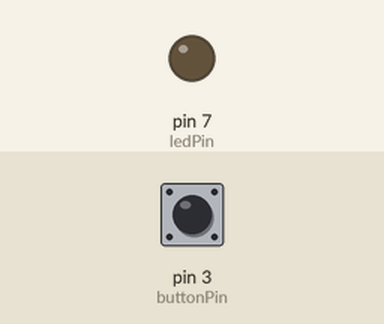
The sketch below on a simulated Arduino Uno, built with avr-gcc and run on an emulated ATmega328P. Shown: output pins drawn as LEDs (lit = HIGH). Inputs (shaded band) come from the test bench; at power-on: pin 3 (buttonPin) LOW.

Above: at 1.2 s.
1.3 s: pin 3 (buttonPin) pulled HIGH for 0.15 s
At 1.37 s:
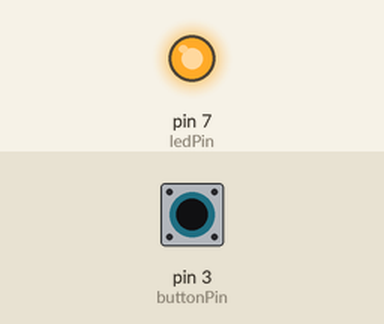
2.9 s: pin 3 (buttonPin) pulled HIGH for 3.2 s
At 6.6 s:
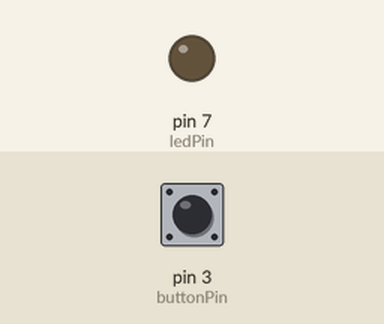
Timing chart, 0 to 8.1 s (numbered marks = the images above; inputs shaded):
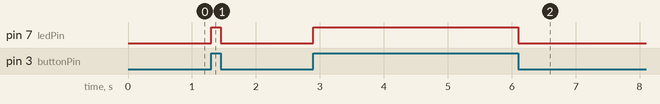

The sketch:

1_Green_Light_Red_Light.ino
```cpp
// Variable contains the digital pin number for the LED (Red)
const int ledPin = 7;
// Variable contains the digital pin number for the LED (Green)
const int ledPinGreen = 11;
// Variable contains the digital pin number for the Button
const int buttonPin = 3;

// Variable used to contain the state of the button press
int buttonState = 0;

void setup() {
  // put your setup code here, to run once:
  pinMode(buttonPin, INPUT);
  pinMode(ledPin, OUTPUT);

  // Used to turn the green light on
    // Makes it so that we always have it on
  digitalWrite(ledPinGreen, HIGH);

  // Used to initalize the monitor so we can output text to the terminal
  Serial.begin(9600);
}

void loop() {
  // put your main code here, to run repeatedly:

  // read the state of the button value
  buttonState = digitalRead(buttonPin);

  // If condition used to check that if the button has been pressed, then we turn the red light off and the green one on
  if (buttonState == HIGH) {
    digitalWrite(ledPin, HIGH);
    digitalWrite(ledPinGreen, LOW);
  }
  // Else condition used to set the red light off and the green one on if the button is not pressed
  else if (buttonState == LOW) {
    digitalWrite(ledPin, LOW);
    digitalWrite(ledPinGreen, HIGH);
  }
}
```

Measured:
- after the input at 1.3 s, pin 7 (ledPin): LOW → HIGH at once, → LOW 0.15 s later
- after the input at 2.9 s, pin 7 (ledPin): LOW → HIGH at once, → LOW 3.2 s later
